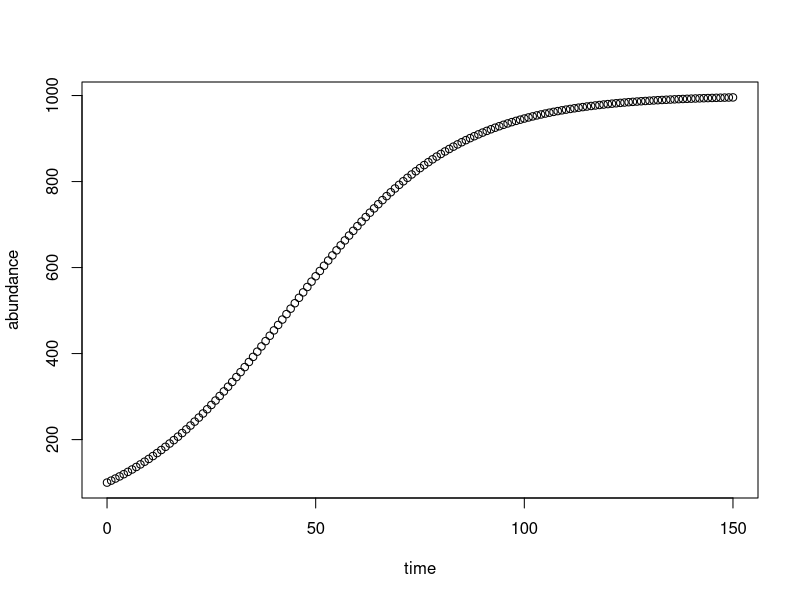
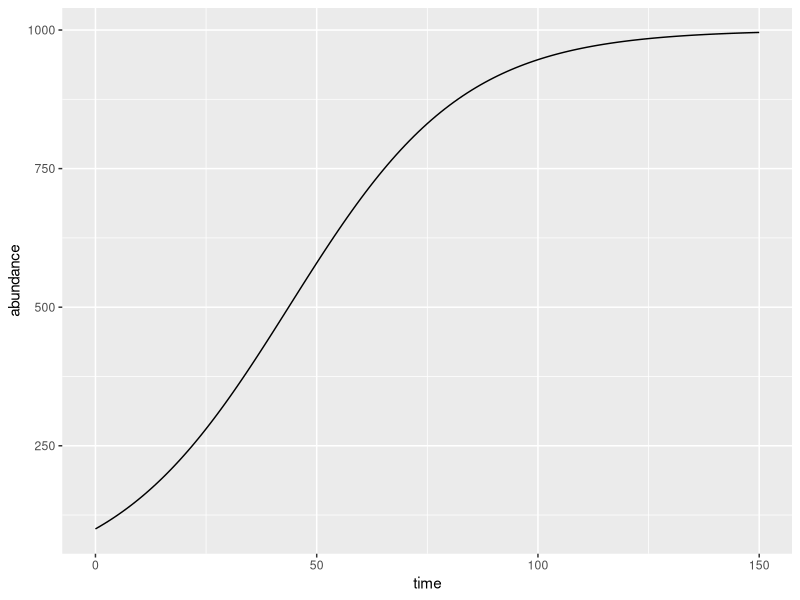

Reproduce these figures in R, in order.
# Ricker Model:

# parameters:
startTime <- 0
endTime <- 150
initialAbundance <- 100
carryingCap <- 1000
growthRate <- 0.05

# make data objects:
time <- startTime:endTime
abundance <- rep(initialAbundance, times = length(time))

# loop to calculate:
for ( i in 2:length(time) ) {
  # Ricker model equation as explained at:
  # https://en.wikipedia.org/wiki/Ricker_model
  abundance[i] <- abundance[i-1] * exp( growthRate * (1 - (abundance[i-1]/carryingCap)) )
  
  # See also:
  # Ricker, W. E. (1954) Stock and Recruitment Journal of the Fisheries Research Board of Canada, 11(5): 559???623. doi:10.1139/f54-039Ricker, W. E. (1954) Stock and Recruitment Journal of the Fisheries Research Board of Canada, 11(5): 559???623. doi:10.1139/f54-039
}

# visualize results:
plot( time, abundance, type = "b")


# With ggplot:
library(ggplot2)
ggplot( data = data.frame(time,abundance) ) +
  geom_line( mapping = aes( x = time, y = abundance) )
